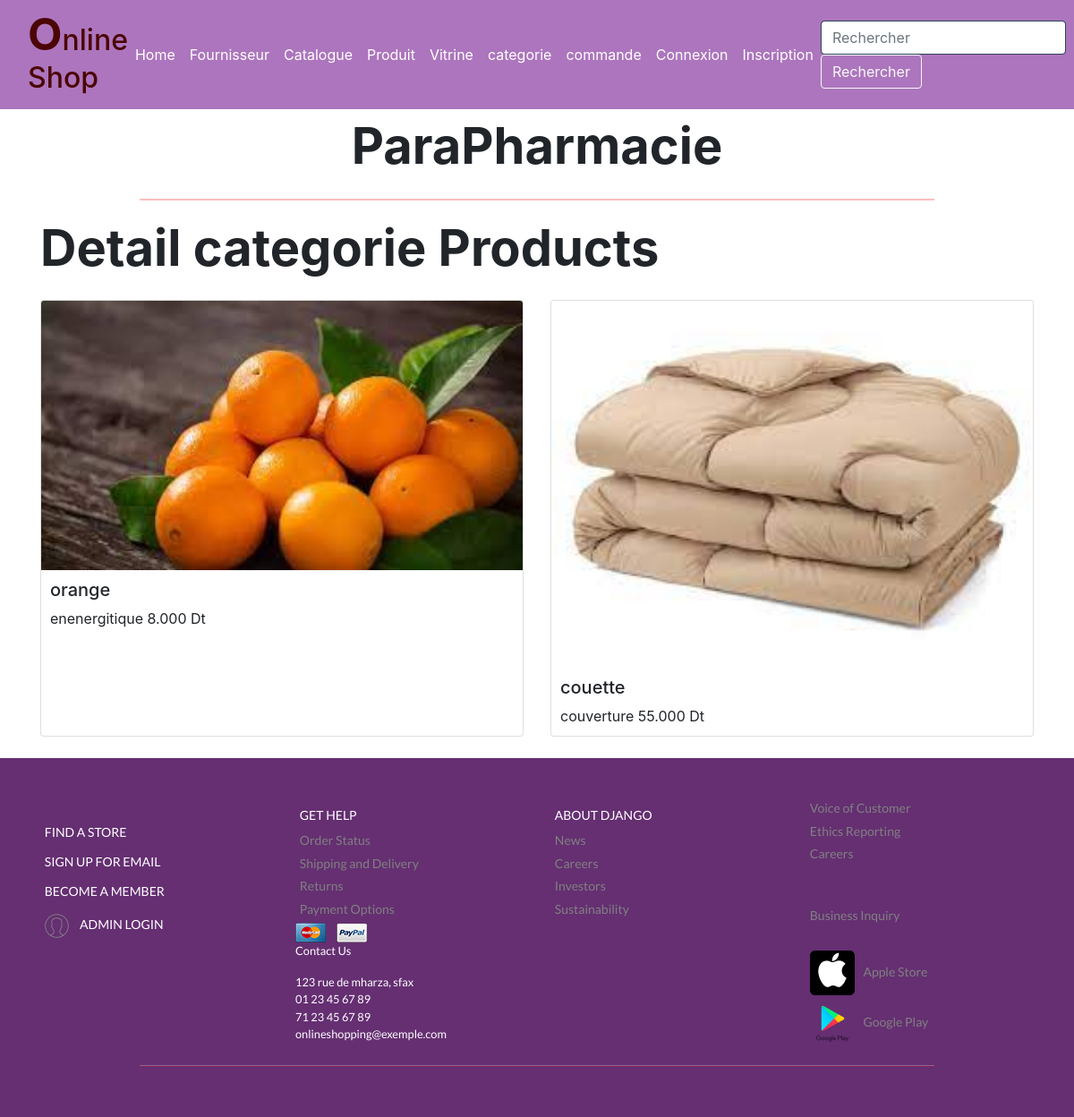
Page /magasin/categorie_detail/4/ on the committed database.
### magasin/models.py (models this page shows)
class Categorie (models.Model):
    name=models.CharField(max_length=50,default='Alimentaire')
    TYPE_CHOICES=[('Al','Alimentaire'), ('Mb','Meuble'),('Sn','Sanitaire'), ('Vs','Vaisselle'),('Vt','Vêtement'),('Jx','Jouets'),('Lg','Linge de Maison'),('Bj','Bijoux'),('Dc','Décor')]

class Produit (models.Model) :
    libellé=models.CharField(max_length=100)
    description=models.TextField(default='Non définie')
    prix =models.DecimalField(max_digits=10,decimal_places=3)
    TYPE_CHOICES=[('em','emballé'),('fr','Frais'),('cs','Conserve')]
    type=models.CharField(max_length=2,choices=TYPE_CHOICES,default='em')
    img = models.ImageField(blank=True, upload_to='media/')
    catégorie=models.ForeignKey('Categorie',on_delete=models.CASCADE,null=True)# « plusieurs à un »
    Fournisseur=models.ForeignKey('Fournisseur',on_delete=models.CASCADE,null=True)
    commande_produit = models.ManyToManyField('Commande', blank=True)
    stock = models.PositiveIntegerField()

### magasin/views.py (the view)
# urls.py: path('categorie_detail/<int:categorie_id>/', views.categorie_detail, name='categorie_detail'),
def categorie_detail(request, categorie_id):
    categorie = Categorie.objects.get(id=categorie_id)
    produits = categorie.produit_set.all()
    context = {
        'categorie': categorie,
        'produits': produits,
    }
    return render(request, 'magasin/categorie_detail.html', context)

### magasin/templates/magasin/categorie_detail.html (shortened to what this page needs)
{% extends 'magasin/base.html' %}
{% block content %}
<div class="container">
  <h1 class="display-4 mb-4 fw-bold text-center">{{ categorie.name }}</h1>
  <hr>
  <h2 class="display-4 mb-4 fw-bold text-left"> Detail categorie Products</h2>
  <div class="row row-cols-1 row-cols-md-3 g-4">
    {% for produit in produits %}
    <div class="col">
      <div class="card h-100">
        <img src="/media/{{produit.img}}" class="card-img-top" alt="{{ produit.libellé }}">
        <div class="card-body">
          <td><h5>{{ produit.libellé }}</h5></td>
         <td>{{ produit.description }}</td>
          <td>{{ produit.prix }}  Dt</td>
        </div>
      </div>
    </div>
    {% endfor %}
  </div>
</div>
{% endblock %}

### magasin/templates/magasin/categorie_detail.html (style rules this page uses)
hr { color: red; width: 80%; margin: 20px auto; }
.card-body { padding: 10px; }

### rows in the picture
Categorie: name "ParaPharmacie"
Produit: img (picture), libellé "orange", description "enenergitique", prix "8.000"
Produit: img (picture), libellé "couette", description "couverture", prix "55.000"
